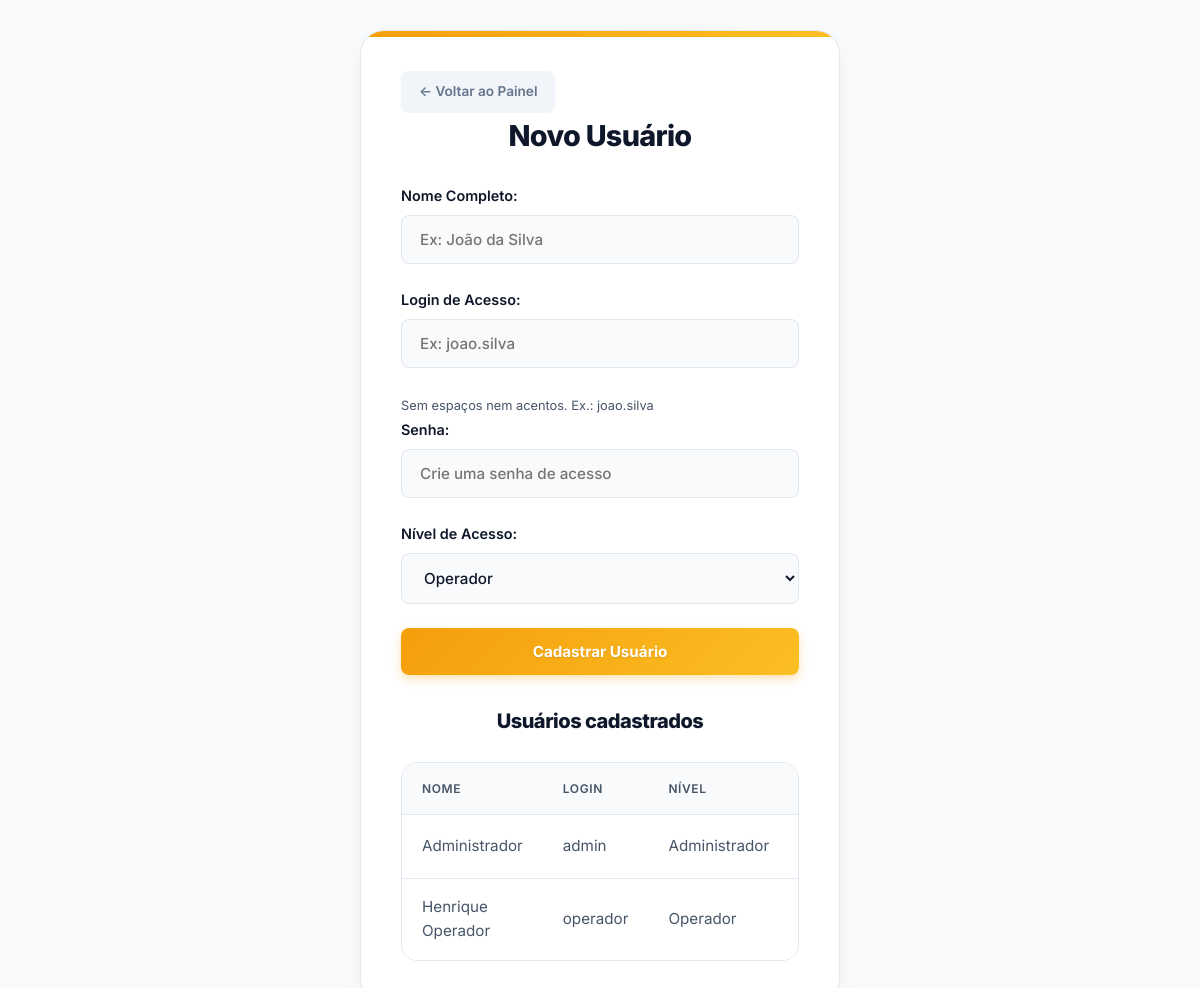
The app's page /cadastro.php (signed in) with its own data.
### tables this page shows
CREATE TABLE usuarios (
    id        INT AUTO_INCREMENT PRIMARY KEY,
    nome      VARCHAR(100) NOT NULL,
    login     VARCHAR(50)  NOT NULL UNIQUE,
    senha     VARCHAR(255) NOT NULL,
    tipo      ENUM('admin', 'operador') NOT NULL DEFAULT 'operador',
    ativo     TINYINT(1) NOT NULL DEFAULT 1,   
    criado_em DATETIME NOT NULL DEFAULT CURRENT_TIMESTAMP
);

### config.php (called while the page is built, shortened)
<?php
function e($texto): string
{
    return htmlspecialchars((string) $texto, ENT_QUOTES, 'UTF-8');
}

### cadastro.php (the view, shortened to what this page needs)
<?php
require 'config.php';
$usuarios = $pdo->query('SELECT id, nome, login, tipo, ativo FROM usuarios ORDER BY ativo DESC, nome')->fetchAll();
require 'cabecalho.php';
?>
    <div class="container form-card">
        <a href="painel.php" class="link-voltar">&larr; Voltar ao Painel</a>
        <h2>Novo Usuário</h2>
        <form method="post" action="cadastro.php" autocomplete="off">
            <div class="form-group">
                <label for="nome">Nome Completo:</label>
                <input type="text" id="nome" name="nome" placeholder="Ex: João da Silva" maxlength="100" required>
            </div>
            <div class="form-group">
                <label for="login">Login de Acesso:</label>
                <input type="text" id="login" name="login" placeholder="Ex: joao.silva" maxlength="50" required
                       pattern="[A-Za-z0-9._\-]{3,50}" autocapitalize="none"
                       title="Sem espaços nem acentos: letras, números, ponto, hífen ou underline. Ex.: joao.silva">
                <small style="color: var(--text-main); font-size: 0.8rem;">Sem espaços nem acentos. Ex.: joao.silva</small>
            </div>
            <div class="form-group">
                <label for="senha">Senha:</label>
                <input type="password" id="senha" name="senha" placeholder="Crie uma senha de acesso" required>
            </div>
            <div class="form-group">
                <label for="tipo">Nível de Acesso:</label>
                <select id="tipo" name="tipo" class="input-select">
                    <option value="operador">Operador</option>
                </select>
            </div>
            <button type="submit" class="btn-salvar">Cadastrar Usuário</button>
        </form>
        <h3 style="margin-top: 30px;">Usuários cadastrados</h3>
        <div class="table-responsive">
            <table>
                <thead>
                    <tr><th>Nome</th><th>Login</th><th>Nível</th><th>Situação</th><th>Ações</th></tr>
                </thead>
                <tbody>
                    <?php foreach ($usuarios as $u): ?>
                        <tr<?= $u['ativo'] ? '' : ' style="opacity: 0.6;"' ?>>
                            <td data-label="Nome"><?= e($u['nome']) ?></td>
                            <td data-label="Login"><?= e($u['login']) ?></td>
                            <td data-label="Nível"><?= $u['tipo'] === 'admin' ? 'Administrador' : 'Operador' ?></td>
                            <td data-label="Situação">
                            </td>
                        </tr>
                    <?php endforeach; ?>
                </tbody>
            </table>
        </div>
    </div>
</body>
</html>

### style.css (style rules this page uses)
:root { --primary: #f59e0b; --primary-hover: #d97706; --primary-light: #fef3c7; --dark-bg: #0f172a; --dark-hover: #1e293b; --bg-body: #f8fafc; --surface: #ffffff; --text-main: #475569; --text-dark: #0f172a; --border: #e2e8f0; --radius-sm: 8px; --radius-md: 16px; --radius-lg: 24px; --shadow-sm: 0 1px 2px 0 rgba(0, 0, 0, 0.05); --shadow-md: 0 4px 6px -1px rgba(0, 0, 0, 0.1), 0 2px 4px -1px rgba(0, 0, 0, 0.06); --shadow-lg: 0 10px 25px -3px rgba(0, 0, 0, 0.05), 0 4px 6px -2px rgba(0, 0, 0, 0.025); --shadow-float: 0 20px 40px -5px rgba(0, 0, 0, 0.1); }
* { margin: 0; padding: 0; box-sizing: border-box; font-family: 'Inter', -apple-system, BlinkMacSystemFont, "Segoe UI", Roboto, sans-serif; }
body { background-color: var(--bg-body); color: var(--text-main); min-height: 100vh; padding: 30px 20px; line-height: 1.6; -webkit-font-smoothing: antialiased; }
.container { background-color: var(--surface); width: 100%; max-width: 480px; margin: 0 auto 30px auto; padding: 40px; border-radius: var(--radius-lg); box-shadow: var(--shadow-lg); border: 1px solid var(--border); position: relative; overflow: hidden; }
.container::before { content: ''; position: absolute; top: 0; left: 0; width: 100%; height: 6px; background: linear-gradient(90deg, var(--primary), #fbbf24); }
h2, h3 { text-align: center; color: var(--text-dark); margin-bottom: 25px; font-weight: 800; letter-spacing: -0.025em; }
h2 { font-size: 1.8rem; }
h3 { font-size: 1.25rem; }
label { display: block; margin-bottom: 8px; font-weight: 600; color: var(--text-dark); font-size: 0.9rem; }
input[type="text"], input[type="password"], input[type="number"], input[type="date"], input[type="file"], select, .input-select { width: 100%; padding: 14px 18px; margin-bottom: 24px; border: 1px solid var(--border); border-radius: var(--radius-sm); font-size: 0.95rem; background-color: var(--bg-body); color: var(--text-dark); transition: all 0.3s cubic-bezier(0.4, 0, 0.2, 1); font-weight: 500; }
button, .btn-login, .btn-salvar, .btn-fechamento, .btn-excel, .btn-admin, .btn-filtrar, .btn-sair, .link-voltar, .btn-editar, .btn-manutencao, .btn-ia { border-radius: var(--radius-sm); font-size: 0.95rem; font-weight: 700; text-decoration: none; transition: all 0.3s cubic-bezier(0.4, 0, 0.2, 1); display: inline-flex; align-items: center; justify-content: center; gap: 10px; cursor: pointer; border: none; padding: 14px 24px; }
button[type="submit"], button[type="button"]:not(.btn-ia, .btn-editar, .btn-excel, .btn-manutencao) { width: 100%; }
.btn-login, .btn-salvar, .btn-fechamento { background: linear-gradient(135deg, var(--primary), #fbbf24); color: #fff; text-shadow: 0 1px 2px rgba(0,0,0,0.1); box-shadow: 0 4px 10px rgba(245, 158, 11, 0.3); }
.btn-sair, .link-voltar { background-color: #f1f5f9; color: #64748b; padding: 10px 18px; font-size: 0.85rem; font-weight: 600; }
.table-responsive { width: 100%; overflow-x: auto; border-radius: var(--radius-md); border: 1px solid var(--border); background: var(--surface); }
table { width: 100%; border-collapse: collapse; font-size: 0.95rem; }
th, td { padding: 16px 20px; border-bottom: 1px solid var(--border); text-align: left; }
th { background-color: #f8fafc; color: var(--text-main); font-weight: 600; text-transform: uppercase; font-size: 0.75rem; letter-spacing: 0.05em; }
tr:last-child td { border-bottom: none; }

### records on screen
usuarios: nome "Administrador", login "admin", tipo "Administrador"
usuarios: nome "Henrique Operador", login "operador", tipo "Operador"
